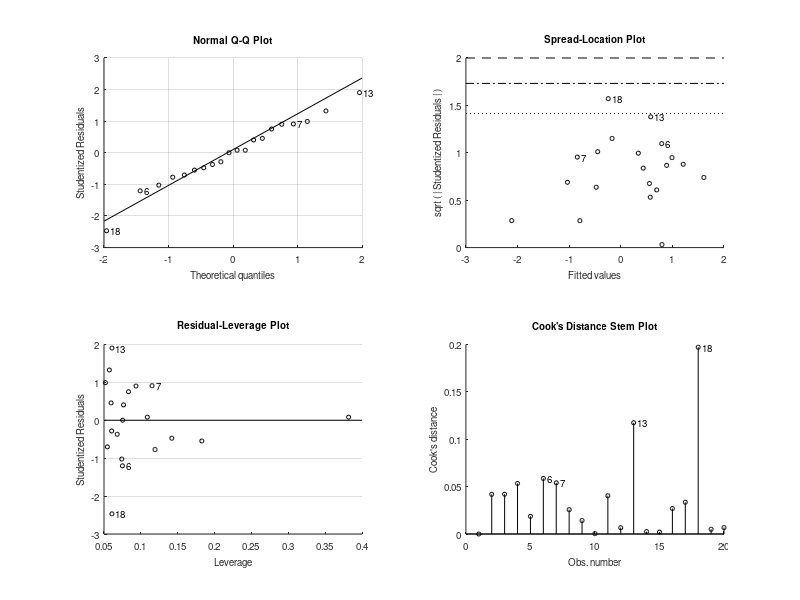

The MATLAB source for this figure: (Note: this script raises an error after producing the figure.)
%Chapter 3 Code
clc;clear;close all;

%Set parameters - these are all for the model itself
numDataObs = 20;
rho = .80;
intercept = .0;
%Starting Parameters
slopeStart = 0;
interceptStart = .5;

%Generate Fake Data
%Column 1 is   the fake Y data
data(1:numDataObs,1) = normrnd(0,1,[numDataObs,1]);
%Column 2 is the fake X data
data(1:numDataObs,2) = normrnd(0,1,[numDataObs,1])*sqrt(1-rho^2) + data(1:numDataObs,1)*rho+intercept;

%Optimization of parameters
%Conventional linear regression Analysis
model = fitlm(data(:,2),data(:,1)); %X and then Y

%Optimization & Plotting?
fun = @(x1)Chap3paramfunc(x1,data,0);
StartParam = [slopeStart,interceptStart]; %B1 and B0
Chap3paramfunc(StartParam,data,0);
%Options are to use fmincon or fminsearch (uses Nelder & Mead?)
[x, FVAL,~,output] = fmincon(fun,StartParam,[],[],[],[],[0 0],[1 1]);
%[x, FVAL,~,output] = fminsearch(fun,StartParam);

[rmsquarediff,Newparameters] = Chap3paramfunc(x,data,0);

%% Plot - Compare First to Last?
predictions = StartParam(2) + StartParam(1)*data(:,2);
%Plot of Start
subplot(1,3,1);
scatter(data(:,2),data(:,1),'MarkerEdgeColor',[0 0 0],...
    'MarkerFaceColor',[.5 .5 .5],'LineWidth',1);
hold on
plot(data(:,2),predictions,'Color',[0,0,0],'LineWidth',1.5);
xlim([-2,2]);
ylim([-2,2]);
xlabel('X');
ylabel('Y');
title('Start');
%Plot of End
subplot(1,3,2);
scatter(data(:,2),data(:,1),'MarkerEdgeColor',[0 0 0],...
    'MarkerFaceColor',[.5 .5 .5],'LineWidth',1);
hold on
plot(data(:,2),Newparameters,'Color',[0,0,0],'LineWidth',1.5);
xlim([-2,2]);
ylim([-2,2]);
xlabel('X');
ylabel('Y');
title('End Result');
%Ideal Plot
subplot(1,3,3);
scatter(data(:,2),data(:,1),'MarkerEdgeColor',[0 0 0],...
    'MarkerFaceColor',[.5 .5 .5],'LineWidth',1);
hold on
plot(data(:,2),model.Fitted,'Color',[0,0,0],'LineWidth',1.5);
xlim([-2,2]);
ylim([-2,2]);
xlabel('X');
ylabel('Y');
title('Regression');